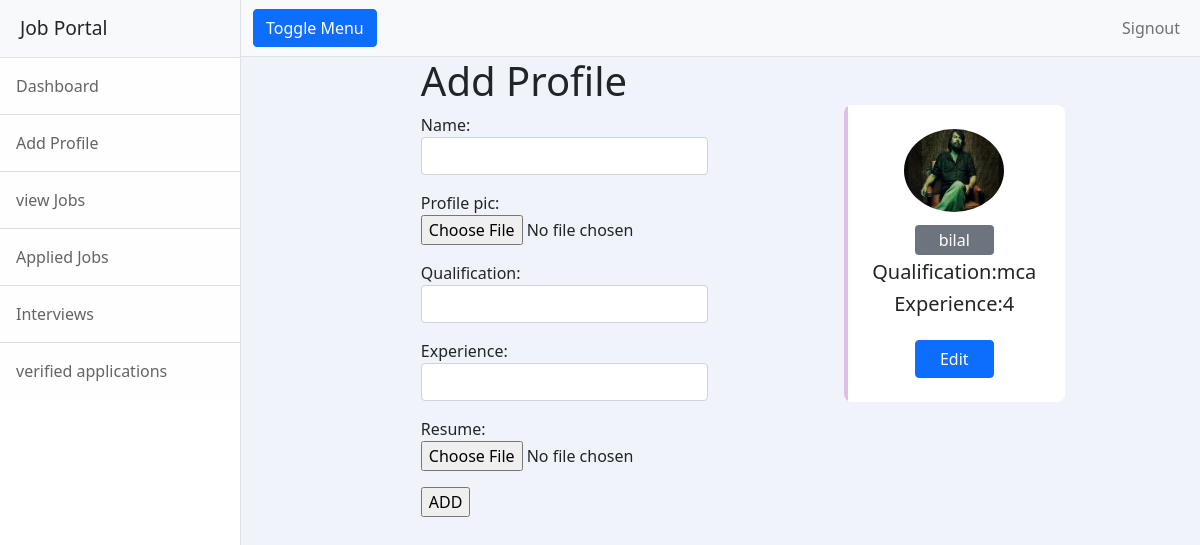
Screenshot of /jobseekers/jobs/profile/add (signed in) with the database file from the repository.
### employer/models.py (models this page shows)
class JobSeekerProfile(models.Model):
    user=models.OneToOneField(MyUser,on_delete=models.CASCADE)
    name=models.CharField(max_length=30)
    profile_pic = models.ImageField(upload_to="image",null=True)
    qualification=models.CharField(max_length=100)
    experience=models.CharField(max_length=100)
    resume=models.FileField(upload_to="documents",null=True)
    def __str__(self):
        return self.name

### jobseekers/views.py (the view, shortened to what this page needs)
# urls.py: path("jobs/profile/add",views.AddJobseekerProfile.as_view(),name="addjobseekeerprofile"),
@method_decorator(Sign_required,name='dispatch')
class AddJobseekerProfile(CreateView):
    model=JobSeekerProfile
    template_name = "jobseeker/jobseekerprofile.html"
    form_class = forms.JobseekerProfileForm
    def get(self, request, *args, **kwargs):
        form=self.form_class
        jobseeker=self.model.objects.filter(user=request.user)
        print("jobseeker",jobseeker)
        return render(request,self.template_name,{"form":form,"profile":jobseeker})

### jobseekers/templates/jobseeker/jobseekerprofile.html (shortened to what this page needs)
<!DOCTYPE html>
{%extends 'jobseeker/jobseekerbase.html' %}
 {%block body_block%}
<div class="container">
  <div class="row">
    <div class="col-2">
    </div>
    <div class="col-4">
      <h1>Add Profile</h1>
         <form action="" method="post" enctype="multipart/form-data">
        {{form.as_p}}
           <input type="submit" value="ADD">
      </form>
    </div>
    <div class="col-6">
        <div class="container mt-5">
    <div class="row d-flex justify-content-center">
        <div class="col-md-7">
            <div class="card p-3 py-4">
                   {%for pro in profile%}
                <div class="text-center"> <img src="{{pro.profile_pic.url}}" width="100" class="rounded-circle"> </div>
                <div class="text-center mt-3"> <span class="bg-secondary p-1 px-4 rounded text-white">{{pro.name}}</span>
                    <h5 class="mt-2 mb-0">Qualification:{{pro.qualification}}</h5>
                    <h5 class="mt-2 mb-0">Experience:{{pro.experience}}</h5><br>
                    <a href="{%url 'changejpbseekerprofile' pro.id %}" class="btn btn-primary px-4"> Edit</a>
                </div>
                {%endfor%}
            </div>
        </div>
    </div>
</div>
    </div>
  </div>
</div>
{%endblock%}

### employer/static/css/customstyle.css (style rules this page uses)
body { background: #eee }
.card { border: none; position: relative; overflow: hidden; border-radius: 8px; cursor: pointer }
.card:before { content: ""; position: absolute; left: 0; top: 0; width: 4px; height: 100%; background-color: #E1BEE7; transform: scaleY(1); transition: all 0.5s; transform-origin: bottom }
.card:after { content: ""; position: absolute; left: 0; top: 0; width: 4px; height: 100%; background-color: #8E24AA; transform: scaleY(0); transition: all 0.5s; transform-origin: bottom }
body { background: #F1F3FA; }

### rows the page displays
JobSeekerProfile: profile_pic (picture), name "bilal", qualification "mca", experience "4"
